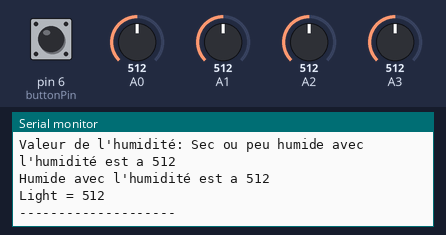
Simulated run of this sketch. Board: Arduino Uno, built with avr-gcc and run on an emulated ATmega328P. Shown: the last lines printed to the serial monitor. The inputs (shaded band) are chosen by the test bench; at power-on: A3 = 512, A0 = 512, A1 = 512, A2 = 512, pin 6 (buttonPin) LOW.

Above: at 1.2 s.
1.3 s: A3 set to 710
At 11.13 s:
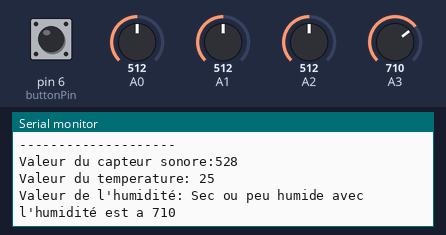
12.6 s: A0 set to 710
At 13.3 s:
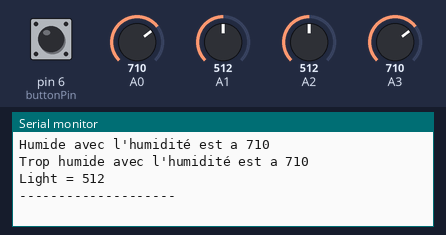
14.1 s: A1 set to 710
15.6 s: A2 set to 710
17.1 s: pin 6 (buttonPin) pulled HIGH for 0.15 s
At 18.4 s:
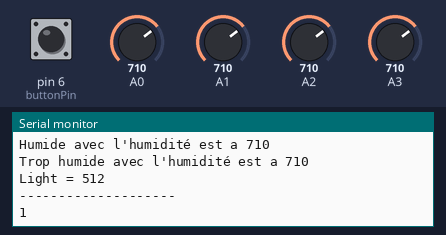
18.7 s: pin 6 (buttonPin) pulled HIGH for 1 s
At 19.8 s:
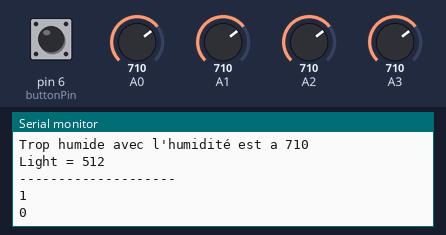

The sketch:

Question_3_Project.ino
```cpp
long R0 = 100000;
int B= 4275;
float temp =0;

//Capteur sonore
void getSonore(){
  int somme = 0;
    for( int i = 0; i<=32; i++){
      somme = somme + analogRead(A1);
    }
    int sonore = somme >>5;
    Serial.print("Valeur du capteur sonore:");
    Serial.println(sonore);
}


//Capteur temperature
void getTemperature() {
  int a = analogRead(A0);
  // calculer la temperature

  float R1 = 1023.0 / a - 1.0;
  float R = R0 * R1;
  temp = 1.0 / ( log(R / R0) / B + 1 / 298.15 ) - 273.15;
  int temp1 = (int)temp;
  Serial.print("Valeur du temperature: " );
  Serial.println(temp1);
}

//capture humidite
void getHumidite() {
  // calculer l'humidité
  int a = analogRead(A3);
  Serial.print("Valeur de l'humidité: ");

  if( 0<a<300){
    Serial.print("Sec ou peu humide avec l'humidité est a "  );
    Serial.println(analogRead(A3));
  }
  if( 300<a<700){
    Serial.print("Humide avec l'humidité est a ");
    Serial.println(analogRead(A3));
  }
  if( a>700){
    Serial.print("Trop humide avec l'humidité est a ");
    Serial.println(a);
  }
}

//capture lumiere
void getluminosite() {
   int light = analogRead(A2);
   Serial.print("Light = ");
   Serial.println(light);
   Serial.println("--------------------");
}


// constants won't change. They're used here to set pin numbers:
const int buttonPin = 6;    // the number of the pushbutton pin

// Variables will change:
int buttonState;             // the current reading from the input pin
int lastButtonState = LOW;   // the previous reading from the input pin
bool msg_status = true;

unsigned long lastDebounceTime = 0;  // the last time the output pin was toggled
unsigned long debounceDelay = 50;    // the debounce time; increase if the output flickers
unsigned long tempsdepart=0;
unsigned long tempsfin=0;

void setup() {
  Serial.begin(9600);
  pinMode(buttonPin, INPUT);
  tempsdepart=millis();
  tempsfin=tempsdepart + 1000;
}


void loop() {
  if(millis()>tempsfin){
    tempsfin =millis() +10000;
    if (msg_status){
      getSonore();
      getTemperature();
      getHumidite();
      getluminosite();

    }
  }else{
      test_button();
  }
}

bool test_button(){
  int reading = digitalRead(buttonPin);
  if (reading != lastButtonState) {
    lastDebounceTime = millis();
  }
  if ((millis() - lastDebounceTime) > debounceDelay) {
    if (reading != buttonState) {
      buttonState = reading;
      if(buttonState == HIGH){
       Serial.println(msg_status);
       msg_status = !msg_status;
      }
    }
  }
  lastButtonState = reading;
}
```

Measured:
- after the input at 1.3 s, the serial monitor: prints a new line after 9.8 s (image 1)
- after the input at 17.1 s, the serial monitor: prints a new line after 0.05 s (image 3)
- after the input at 18.7 s, the serial monitor: prints a new line after 0.05 s (image 4)
